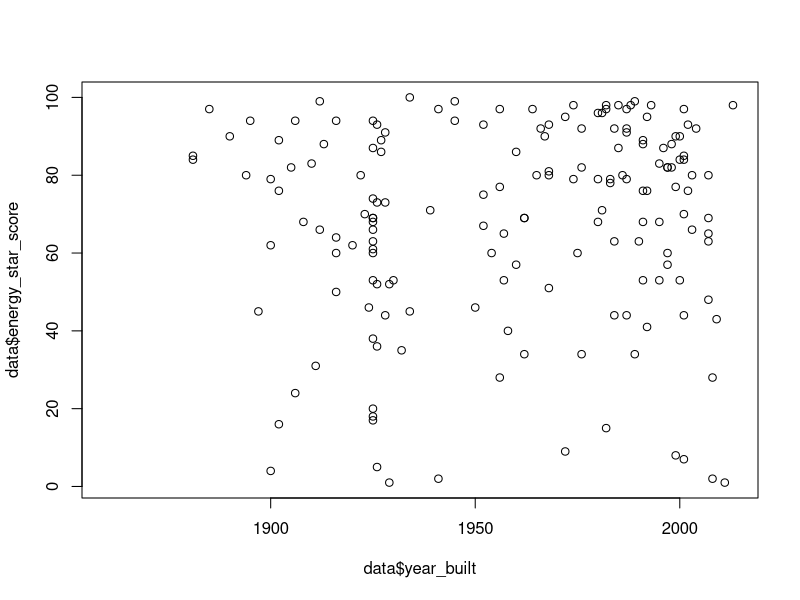
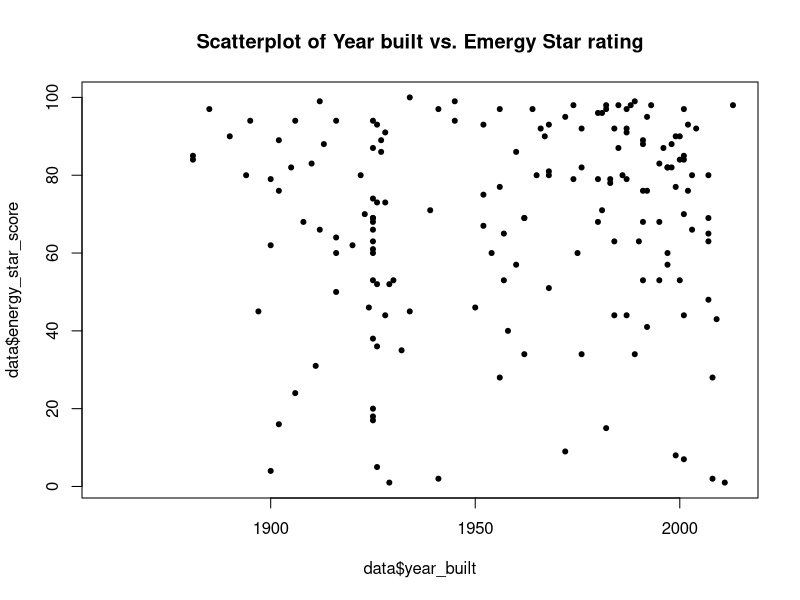

These charts were generated, in order, by the following R code:
## ---- chunk 1
data <- read.csv("mpls_benchmarking_2014.csv", header=TRUE, na.strings = c("Not Available", "N/A"))
## ---- chunk 2
summary(data$energy_star_score)
## ---- chunk 3
plot(data$year_built, data$energy_star_score)
## ---- chunk 4
plot(data$year_built, data$energy_star_score, pch=20, main="Scatterplot of Year built vs. Emergy Star rating")
## ---- chunk 5
building_types <- table(data$prop_type)
## ---- chunk 6
data$years_ago <- 2016 - data$year_built
